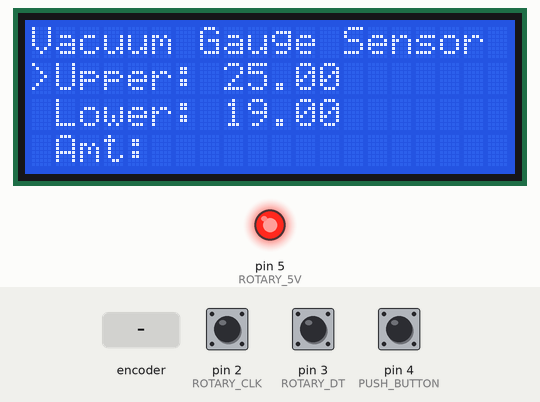
Bench run of a sketch on a simulated Arduino Uno, built with avr-gcc and run on an emulated ATmega328P. Shown: 20×4 character LCD, output pins drawn as LEDs (lit = HIGH). The test bench sets the inputs (shaded band); at power-on: pin 4 (PUSH_BUTTON) HIGH, pin 2 (ROTARY_CLK) HIGH, pin 3 (ROTARY_DT) HIGH. EEPROM starts erased; what the sketch prints to the serial monitor is not drawn.

Above: at 1.3 s.
1.4 s: rotary encoder on pin 2 (ROTARY_CLK) / pin 3 (ROTARY_DT) turned 3 steps (first pin leading)
3.5 s: pin 4 (PUSH_BUTTON) pulled LOW for 0.15 s
At 4.3 s:
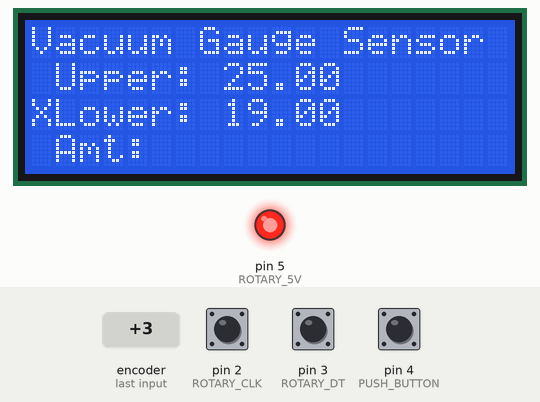
5.2 s: rotary encoder on pin 2 (ROTARY_CLK) / pin 3 (ROTARY_DT) turned 1 step (first pin leading)
6.9 s: pin 4 (PUSH_BUTTON) pulled LOW for 0.15 s
At 7.7 s:
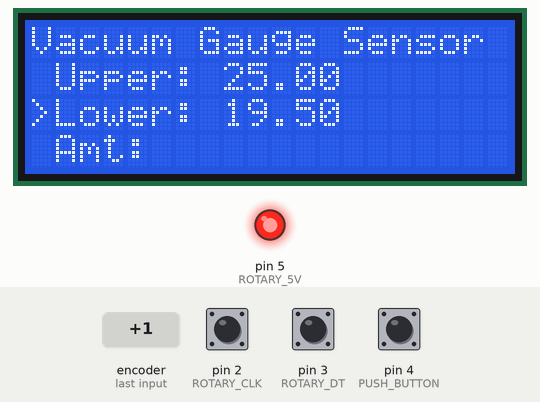
Timing chart, 0 to 9.6 s (numbered marks = the images above; inputs shaded):
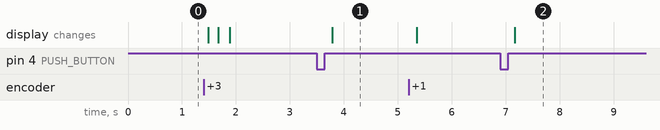

The sketch:

vacuum_generator.ino
```cpp
#include <LiquidCrystal_I2C.h>
#include <OneButton.h>  // Library for push functionality on rotary encoder
#include <EEPROM.h>

LiquidCrystal_I2C lcd(0x27, 20, 4);

int menuCounter = 0;  // counter to keep track of which menu item the user is on.
float upperLimitVal;  // the upper limit set by the user for the vacuum tank.
float lowerLimitVal;  // the lower limit set by the user for the vacuum tank.
float currentReading = 19; //random hard coded. keeps track of the current amount in the vacuum tank.
float dataRead;  // the data read from an address.

const int UPPER_LIM_ADDR = 0; // the location where the upper limit is stored.
const int LOWER_LIM_ADDR = 4; // the location where the lower limit is stored.

bool upperSelected = false;  // indicates if the menu option for setting the upper limit is selected.
bool lowerSelected = false;  // indicates if the menu option for setting the lower limit is selected.
float upperLimitUpdate;      // the new value set by the user for the upper limit.
float lowerLimitUpdate;      // the new value set by the user for the lower limit.

const int MAX_RATE = 5; // The minimum difference between the current reading and the previous reading within a 10 second interval approaching a critical rate of change.
int maxTimeDiffRate = 10000; // the time difference to check how fast the current reading is falling in milliseconds.
unsigned long lastTimeCheck = 0; // the time checked previously for detecting rate of change of vacuum tank.
int prevTankReading = 19; // to check for how fast the rate is changing in the vacuum tank.

const int ROTARY_CLK = 2; // CLK pin.
const int ROTARY_DT = 3;  // DT pin.
const int PUSH_BUTTON = 4;  // Button input pin.
const int ROTARY_5V = 5;  // 5V Supply pin.
const int ROTARY_GND = 6; // GND pin.

OneButton button(PUSH_BUTTON, true);  // A OneButton object on pin PUSH_BUTTON.

//Statuses for the rotary encoder
int CLKNow;
int CLKPrevious;
int DTNow;
int DTPrevious;

bool refreshLCD = true;
bool refreshSelection = false;

enum State {
  COMPRESSED_AIR_OFF,
  COMPRESSED_AIR_ON,
  VACUUM_ON,
  VACUUM_OFF
};

State currentState;

void setup()
{
  Serial.begin(9600);
  pinMode(ROTARY_CLK, INPUT_PULLUP);
  pinMode(ROTARY_DT, INPUT_PULLUP);
  pinMode(PUSH_BUTTON, INPUT_PULLUP);  // Still needed for OneButton
  pinMode(ROTARY_GND, OUTPUT);
  pinMode(ROTARY_5V, OUTPUT);

  digitalWrite(ROTARY_GND, LOW);
  digitalWrite(ROTARY_5V, HIGH);

  lcd.init();
  lcd.backlight();

  lcd.clear();
  printLCD();

  currentState = COMPRESSED_AIR_OFF;
  EEPROM.get(UPPER_LIM_ADDR, upperLimitVal);
  EEPROM.get(LOWER_LIM_ADDR, lowerLimitVal);
  if (isnan(upperLimitVal) && isnan(lowerLimitVal)){
    EEPROM.put(UPPER_LIM_ADDR, 25.0);
    EEPROM.put(LOWER_LIM_ADDR, 19.0);
    EEPROM.get(UPPER_LIM_ADDR, upperLimitVal);
    EEPROM.get(LOWER_LIM_ADDR, lowerLimitVal);
  }

  // Setup rotary encoder interrupt (only CLK pin)
  CLKPrevious = digitalRead(ROTARY_CLK);
  attachInterrupt(digitalPinToInterrupt(ROTARY_CLK), rotate, CHANGE);

  button.attachClick(handleButtonClick);  // Single click handler
  //  button.attachDoubleClick(handleDoubleClick);
  //  button.attachLongPressStart(handleLongPress);
}

void loop()
{
  // CRITICAL: Must call this every loop for OneButton to work
  button.tick();

  if(refreshLCD == true) {
    updateLCD();
    if(upperSelected == true || lowerSelected == true) {
      // do nothing
    }
    else {
      updateCursorPosition();
    }

    refreshLCD = false;
  }

  unsigned long currentTime = millis();
  Serial.print("110 currentTime: ");
  Serial.println(currentTime);
  if (currentTime - lastTimeCheck >= maxTimeDiffRate){
    currentReading = currentReading - 1; // this is where you get the actual value the sensor reads
    if (abs(currentReading - prevTankReading) >= MAX_RATE){
        // THIS IS WHERE YOU SOUND THE ALERT WITH DIGITAL WRITE
        Serial.println("ALERT!!!!!!!!");
    }
    prevTankReading = currentReading;
    currentReading = 13; // random hard coded rn
    lastTimeCheck = currentTime;
  }

  //  Serial.print("90 Current reading: ");
  //  Serial.println(currentReading);
   if(currentReading < lowerLimitVal || currentReading >= upperLimitVal){
      controlVacuumState();
   }

  if(refreshSelection == true) {
    updateSelection();
    refreshSelection = false;
  }
}

void handleButtonClick() {
  switch(menuCounter) {
     case 0:
     upperSelected = !upperSelected;
     break;

     case 1:
     lowerSelected = !lowerSelected;
     break;
  }

  refreshLCD = true;
  refreshSelection = true;
}

void rotate()
{
  //-----Upper Option Selected--------------------------------------------------------------
  if(upperSelected == true)
  {
    EEPROM.get(UPPER_LIM_ADDR, dataRead);
    CLKNow = digitalRead(ROTARY_CLK); //Read the state of the CLK pin
  // If last and current state of CLK are different, then a pulse occurred
  if (CLKNow != CLKPrevious  && CLKNow == 1)
  {
    // If the DT state is different than the CLK state then
    // the encoder is rotating in A direction, so we increase
    if (digitalRead(ROTARY_DT) != CLKNow)
    {

      if(dataRead < 27) //we do not go above 27.5
      {
        upperLimitUpdate = dataRead + 0.5;
        EEPROM.put(UPPER_LIM_ADDR, upperLimitUpdate);
        EEPROM.get(UPPER_LIM_ADDR, upperLimitVal);
      }
      else
      {
        //don't change the value  // what is the lowest the upper limit can go till?
      }
    }
    else
    {
      if(dataRead < 23.5) //we do not go below 23.5
      {
          // don't change the value
      }
      else
      {
      // Encoder is rotating B direction so decrease
        upperLimitUpdate = dataRead - 0.5;
        EEPROM.put(UPPER_LIM_ADDR, upperLimitUpdate);
        EEPROM.get(UPPER_LIM_ADDR, upperLimitVal);
      }
    }
  }
  CLKPrevious = CLKNow;  // Store last CLK state
  }
  //---Lower Option Selected---------------------------------------------------------------
  else if(lowerSelected == true)
  {
    EEPROM.get(LOWER_LIM_ADDR, dataRead);
    CLKNow = digitalRead(ROTARY_CLK); //Read the state of the CLK pin
  // If last and current state of CLK are different, then a pulse occurred
  if (CLKNow != CLKPrevious  && CLKNow == 1)
  {
    // If the DT state is different than the CLK state then
    // the encoder is rotating in A direction, so we increase
    if (digitalRead(ROTARY_DT) != CLKNow)
    {
      if(dataRead > 22.5) //we do not go above 23.2. The value seems to stop at 23.2 most likely because the if statement is checked after it is already incremented
      {
        // don't change the value
      }
      else
      {
        lowerLimitUpdate = dataRead + 0.5;
        EEPROM.put(LOWER_LIM_ADDR, lowerLimitUpdate);
        EEPROM.get(LOWER_LIM_ADDR, lowerLimitVal);
      }
    }
    else
    {
      if(dataRead < 15.5) //we do not go below 15.5
      {
          // don't change the value
      }
      else
      {
      // Encoder is rotating in B direction, so decrease
        lowerLimitUpdate = dataRead - 0.5;
        EEPROM.put(LOWER_LIM_ADDR, lowerLimitUpdate);
        EEPROM.get(LOWER_LIM_ADDR, lowerLimitVal);
      }
    }
  }
  CLKPrevious = CLKNow;  // Store last CLK state
  }
  else //MENU COUNTER----------------------------------------------------------------------------
  {
  CLKNow = digitalRead(ROTARY_CLK); //Read the state of the CLK pin
  // If last and current state of CLK are different, then a pulse occurred
  if (CLKNow != CLKPrevious  && CLKNow == 1)
  {
    // If the DT state is different than the CLK state then
    // the encoder is rotating in A direction, so we increase
    if (digitalRead(ROTARY_DT) != CLKNow)
    {
      if(menuCounter < 1) //we do not go above 1
      {
        menuCounter++;
      }
      else
      {
        menuCounter = 0;
      }
    }
    else
    {
      if(menuCounter < 1) //we do not go below 0
      {
          menuCounter = 1;
      }
      else
      {
      // Encoder is rotating CW so decrease
        menuCounter--;
      }
    }
  }
  CLKPrevious = CLKNow;  // Store last CLK state
  }

  //Refresh LCD after changing the counter's value
  refreshLCD = true;
}

void controlVacuumState()
{
  static unsigned long actionStartTime = 0;

  switch(currentState){
    case COMPRESSED_AIR_OFF:
      if (currentReading < lowerLimitVal){
        //do digitalWrite to the compressed air valve pin and set it to high
        actionStartTime = millis();
        currentState = COMPRESSED_AIR_ON;
        Serial.println("Turned on compressed air valve");
      }
      break;
    case COMPRESSED_AIR_ON:
      Serial.print("250 Time Difference: ");
      Serial.println(millis() - actionStartTime);
      if (millis() - actionStartTime >= 500){
        //do digitalWrite to vacuum valve pin and set it to high
        currentState = VACUUM_ON;
        currentReading = 27;
        Serial.println("Turned on vacuum valve");
        Serial.print("257 Current Reading: ");
        Serial.println(currentReading);
      }
      break;
    case VACUUM_ON:
      if (currentReading >= upperLimitVal){
        //do digitalWrite to vacuum valve pin and set it to low
        actionStartTime = millis(); //starting new timer to turn off
        currentState = VACUUM_OFF;
        Serial.println("Turned off vacuum valve");
      }
      break;
    case VACUUM_OFF:
      Serial.print("268 Time Difference: ");
      Serial.println(millis() - actionStartTime);
      if (millis() - actionStartTime >= 500){
        //do digitalWrite to compressed air pin and set it to low
        currentState = COMPRESSED_AIR_OFF;
        Serial.println("Turned off compressed air valve");
      }
      break;
  }
}

void printLCD()
{
  //These are the values which are not changing the operation

  lcd.setCursor(0,0); //1st line, 2nd block
  lcd.print("Vacuum Gauge Sensor"); //text
  //----------------------
  lcd.setCursor(1,1); //1st line, 2nd block
  lcd.print("Upper: "); //text
  //----------------------
  lcd.setCursor(1,2); //2nd line, 2nd block
  lcd.print("Lower: "); //text
  //----------------------
  lcd.setCursor(1,3); //2nd line, 2nd block
  lcd.print("Amt: "); //text
}

void updateLCD()
{
  lcd.setCursor(8,1); //1st line, 10th block
  lcd.print("   "); //erase the content by printing space over it
  lcd.setCursor(8,1); //1st line, 10th block
  lcd.print(upperLimitVal); //print the value of menu1_Value variable

  lcd.setCursor(8,2);
  lcd.print("   ");
  lcd.setCursor(8,2);
  lcd.print(lowerLimitVal); //
}

void updateCursorPosition()
{
  //Clear display's ">" parts
  lcd.setCursor(0,1); //1st line, 1st block
  lcd.print(" "); //erase by printing a space
  lcd.setCursor(0,2);
  lcd.print(" ");

  //Place cursor to the new position
  switch(menuCounter) //this checks the value of the counter (0, 1, 2 or 3)
  {
    case 0:
    lcd.setCursor(0,1); //1st line, 1st block
    lcd.print(">");
    break;
    //-------------------------------
    case 1:
    lcd.setCursor(0,2); //2nd line, 1st block
    lcd.print(">");
    break;
  }
}

void updateSelection()
{
  //When a menu is selected ">" becomes "X"

  if(upperSelected == true)
  {
    lcd.setCursor(0,1); //1st line, 1st block
    lcd.print("X");
  }
  //-------------------
   if(lowerSelected == true)
  {
    lcd.setCursor(0,2); //2nd line, 1st block
    lcd.print("X");
  }
}
```

Measured:
- after the input at 3.5 s, the display: changes after 0.28 s (image 1)
- after the input at 6.9 s, the display: changes after 0.27 s (image 2)
